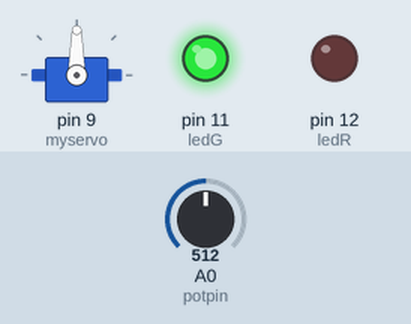
Simulated run of this sketch. Board: Arduino Uno, built with avr-gcc and run on an emulated ATmega328P. On the bench: servo, output pins drawn as LEDs (lit = HIGH). Inputs (shaded band) come from the test bench; at power-on: A0 (potpin) = 512.

Above: at 1.2 s.
1.3 s: A0 (potpin) set to 716
At 2.0 s:
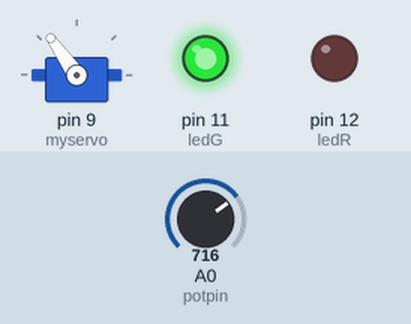
2.8 s: A0 (potpin) set to 900
At 3.6 s:
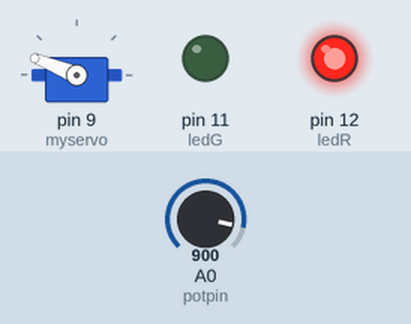
4.3 s: A0 (potpin) set to 1023
At 5.2 s:
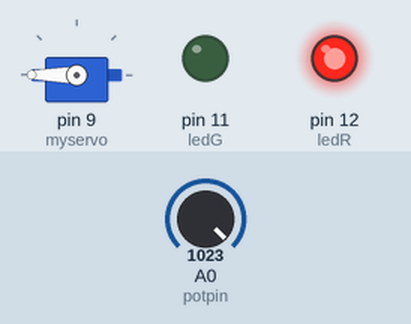
5.8 s: A0 (potpin) set to 306
At 6.9 s:
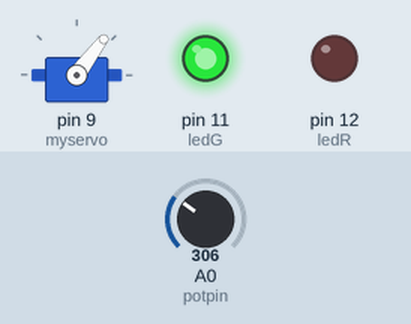
7.3 s: A0 (potpin) set to 140
At 8.4 s:
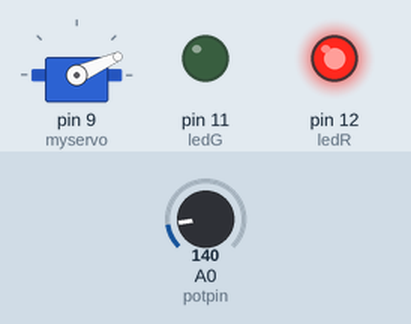
Timing chart, 0 to 9.8 s (numbered marks = the images above; inputs shaded):
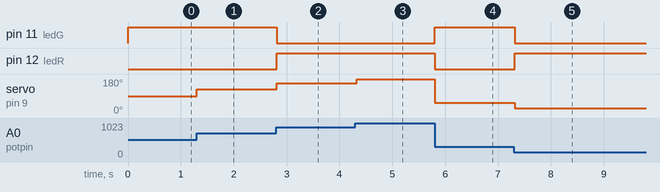

The sketch:

servo_led.ino
```cpp
#include <Servo.h>
Servo myservo;  // create Servo object to control a servo

const int ledR = 12;  // 빨강색 LED
const int ledG = 11;  // 초록색 LED

int minAngle = 30;  // 최소각도
int maxAngle = 150;  // 최대 각도

int potpin = A0;  // analog pin used to connect the potentiometer
int val;    // variable to read the value from the analog pin

void setup() {
  myservo.attach(9);  // attaches the servo on pin 9 to the Servo object
  pinMode(ledR, OUTPUT);
  pinMode(ledG, OUTPUT);
}

void loop() {
  val = analogRead(potpin);            // reads the value of the potentiometer (value between 0 and 1023)
  int angle = map(val, 0, 1023, 0, 180);     // scale it for use with the servo (value between 0 and 180)
  myservo.write(angle);                  // sets the servo position according to the scaled value

  if (angle >= minAngle && angle <= maxAngle) {
    digitalWrite(ledG, HIGH);
    digitalWrite(ledR, LOW);
  }
  else{
    digitalWrite(ledR, HIGH);
    digitalWrite(ledG, LOW);
  }

  delay(30);

}
```

Measured:
- after the input at 1.3 s, servo on pin 9 (myservo): 90° → 125° at once
- after the input at 2.8 s, pin 11 (ledG): HIGH → LOW at once; pin 12 (ledR): LOW → HIGH at once; servo on pin 9 (myservo): 125° → 158° at once
- after the input at 4.3 s, servo on pin 9 (myservo): 158° → 180° at once
- after the input at 5.8 s, pin 11 (ledG): LOW → HIGH at once; pin 12 (ledR): HIGH → LOW at once; servo on pin 9 (myservo): 180° → 53° at once
- after the input at 7.3 s, pin 11 (ledG): HIGH → LOW at once; pin 12 (ledR): LOW → HIGH at once; servo on pin 9 (myservo): 53° → 24° at once
